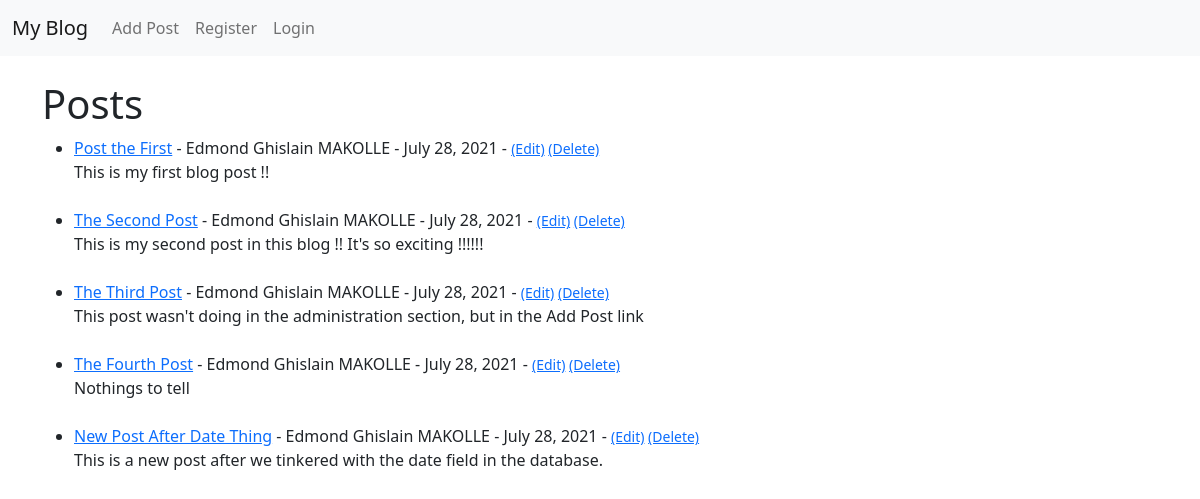
The page / on the database its author committed.
### theblog/models.py (models this page shows, shortened)
class Post (models.Model):
    title = models.CharField(max_length=255)
    author = models.ForeignKey(User, on_delete=models.CASCADE)
    body = models.TextField()
    post_date = models.DateField(auto_now_add=True)

### theblog/views.py (the view)
# urls.py: path('', HomeView.as_view(), name="home"),
class HomeView(ListView):
    model = Post
    template_name = 'home.html'
    ordering = ['-post_date']

### theblog/templates/home.html
{% extends 'base.html' %}
{% block content %}
    <h1>Posts</h1>
    <ul>
        {% for post in object_list %}
            <li>
                <a href="{% url 'article-detail' post.pk %}">{{ post.title}}</a> -
                {{ post.author.first_name }} {{ post.author.last_name }} -
                {{ post.post_date }} -
                <small>
                    <a href="{% url 'edit-post' post.pk %}">(Edit)</a>
                    <a href="{% url 'delete-post' post.pk %}">(Delete)</a>
                </small>
                <br>
                {{ post.body }}
                <br><br>
            </li>
        {% endfor %}
    </ul>
{% endblock %}

### rows shown on the page
Post: title "Post the First", author.first_name "Edmond Ghislain", author.last_name "MAKOLLE", post_date "July 28, 2021", body "This is my first blog post !!"
Post: title "The Second Post", author.first_name "Edmond Ghislain", author.last_name "MAKOLLE", post_date "July 28, 2021", body "This is my second post in this blog !! It's so exciting !!!!!!"
Post: title "The Third Post", author.first_name "Edmond Ghislain", author.last_name "MAKOLLE", post_date "July 28, 2021", body "This post wasn't doing in the administration section, but in the Add Post link"
Post: title "The Fourth Post", author.first_name "Edmond Ghislain", author.last_name "MAKOLLE", post_date "July 28, 2021", body "Nothings to tell"
Post: title "New Post After Date Thing", author.first_name "Edmond Ghislain", author.last_name "MAKOLLE", post_date "July 28, 2021", body "This is a new post after we tinkered with the date field in the database."
